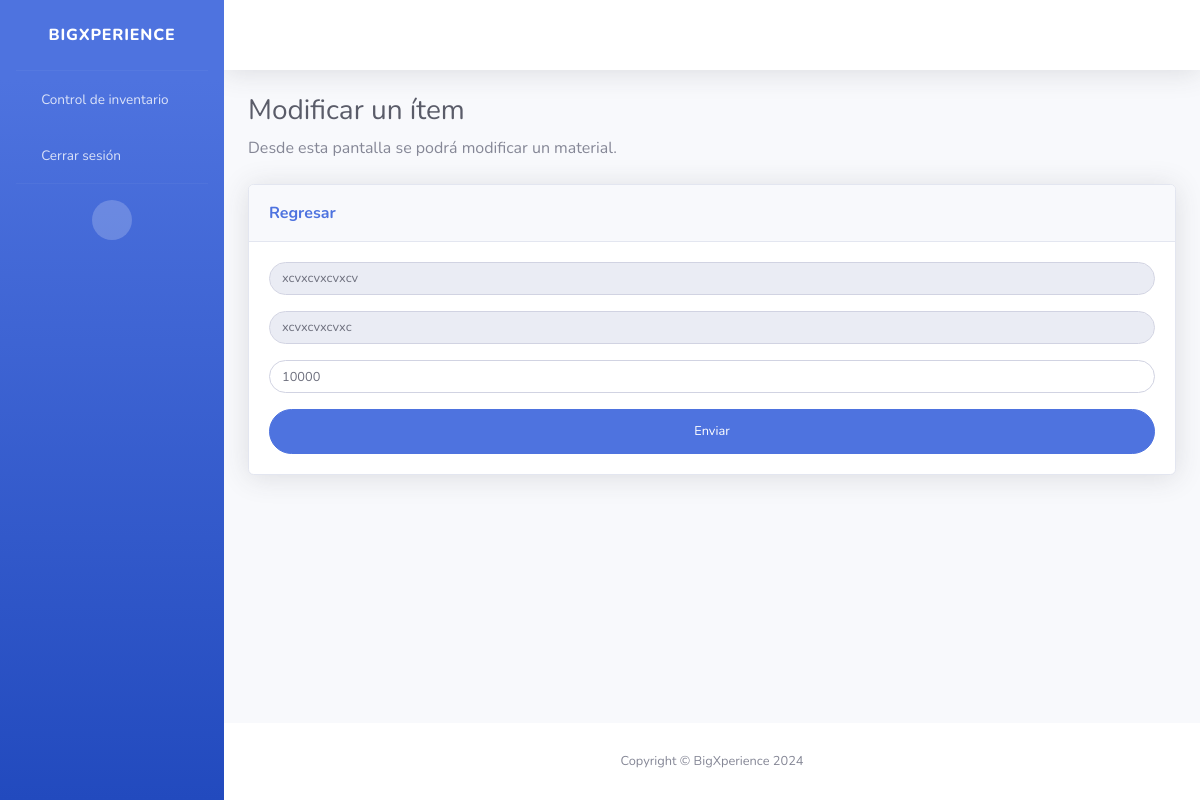
The page /inventory/edit/4/ on the database its author committed.
### inventory/models.py (models this page shows)
class Product(models.Model):
    name = models.CharField(null=False, unique=True, max_length=20)
    description = models.CharField(null=False, unique=False, max_length=250)
    price = models.PositiveIntegerField(null=False)
    state = models.BooleanField(default=True)
    qty = models.PositiveIntegerField(default=0, null=False)
    photo = models.CharField(blank=True, max_length=250)

### inventory/views.py (the view, shortened to what this page needs)
# urls.py: path("edit/<int:_id>/", views.EditProduct.as_view(), name="edit"),
class EditProduct(View):
    def get(self, request: HttpRequest, _id: int):
        item = get_object_or_404(Product, pk=_id)
        form = EditForm(
            initial={
                "name": item.name,
                "description": item.description,
                "price": item.price,
            }
        )
        return render(request, "edit.html", {"form": form})

### inventory/forms.py
class EditForm(forms.Form):
    name = forms.CharField(
        label="name",
        max_length=20,
        widget=forms.TextInput(
            attrs={
                "class": FORM_CONTROL_CLASS,
                "placeholder": "Nombre",
                "id": "name",
                "readonly": "readonly",
            }
        ),
        required=False,
    )
    description = forms.CharField(
        label="description",
        max_length=250,
        widget=forms.TextInput(
            attrs={
                "class": FORM_CONTROL_CLASS,
                "placeholder": "Descripción",
                "id": "description",
                "readonly": "readonly",
            }
        ),
        required=False,
    )
    price = forms.IntegerField(
        min_value=100,
        max_value=10000000,
        label="price",
        widget=forms.NumberInput(
            attrs={
                "class": FORM_CONTROL_CLASS,
                "placeholder": "Precio",
                "id": "price",
            }
        ),
    )

### inventory/templates/edit.html (shortened to what this page needs)
{% extends "base.html" %}
{% load static %}
{% block title %}Modificar un ítem{% endblock %}
{% block subtitle %}Desde esta pantalla se podrá modificar un material.{% endblock %}
{% block content %}
<form class="user" method="post">
    <div class="form-group">
        {{ form.name }}
    </div>
    <div class="form-group">
        {{ form.description }}
    </div>
    <div class="form-group">
        {{ form.price }}
    </div>
    <button type="submit" class="btn btn-primary btn-user btn-block">Enviar</button>
</form>
{% endblock %}

### rows shown on the page
Product: name "xcvxcvxcvxcv", description "xcvxcvxcvxc", price "10000"
